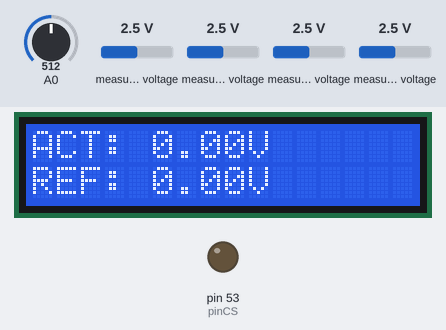
Bench run of a sketch on a simulated Arduino Mega 2560, built with avr-gcc and run on an emulated ATmega2560. Parts: 16×2 character LCD, output pins drawn as LEDs (lit = HIGH). Inputs (shaded band) come from the test bench; at power-on: A0 = 512, measured voltage 2.5 V. The local clock reads 2024-03-15 10:24:30 at power-on unless the sketch sets it; storage starts empty.

Above: at 1.2 s.
1.3 s: A0 set to 466
2.8 s: A0 set to 431
At 2.91 s:
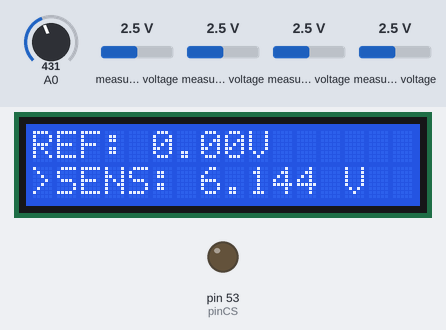
At 3.5 s:
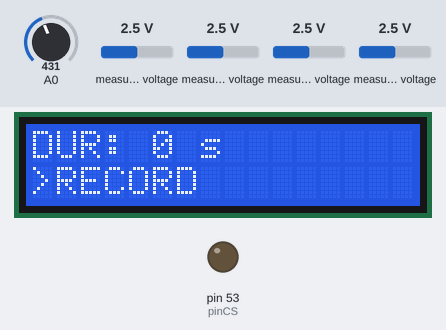
4.6 s: A0 set to 638
6.1 s: A0 set to 661
At 7.6 s:
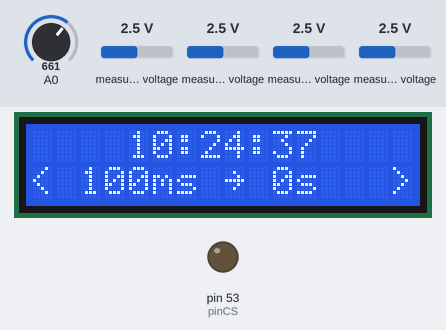
9.1 s: A0 set to 53
11.5 s: A0 set to 44
At 12.8 s:
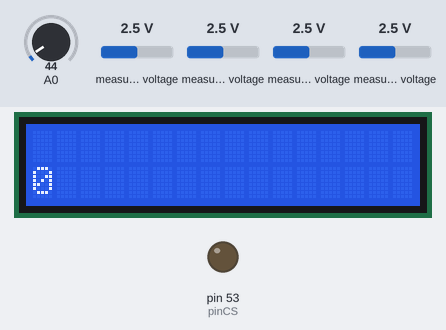
Timing chart, 0 to 14.5 s (numbered marks = the images above; inputs shaded):
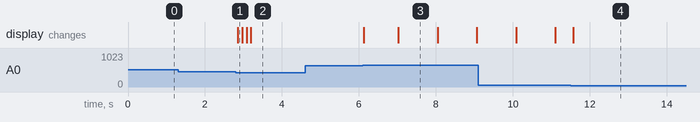

The sketch:

NDIR_Spectroscopy.ino
```cpp
#include <LiquidCrystal.h>
#include <SD.h>
#include <SPI.h>
#include <Wire.h>
#include <Adafruit_ADS1015.h>
#include "RTClib.h"
LiquidCrystal lcd(8, 9, 4, 5, 6, 7);
RTC_DS1307 rtc;


Adafruit_ADS1015 ads1015;
File myFile;
float tempACT=0; int counterMEASURE=0;
float tempREF=0;
float factor = 0.003;
float ACT;
float REF;
int timer = 0;
int lcd_key     = 0;
int adc_key_in  = 0;
int Screen1 = 0;
int Screen2 = 0;
int choice = 0;
int interval = 100;
int sensitivity = 6;
int recordKey = 0;
int duration = 0;
int startTime = 0;
int currentTime = 0;
int checker = 0;
int totalPoints = 0;
int pinCS = 53;

#define btnRIGHT  0
#define btnUP     1
#define btnDOWN   2
#define btnLEFT   3
#define btnSELECT 4
#define btnNONE   5

void setup()
{
  SD.begin();
  pinMode(pinCS, OUTPUT);
  myFile = SD.open("ACT.txt", FILE_WRITE);
  ads1015.begin();
  ads1015.setGain(GAIN_TWOTHIRDS);
  lcd.begin(16, 2);              // start the library
  //-----------------------------------------------
  if (! rtc.begin()) {
    Serial.println("Couldn't find RTC");
    while (1);
  }
  if (! rtc.isrunning()) {
    Serial.println("RTC is NOT running!");
    // following line sets the RTC to the date & time this sketch was compiled
    rtc.adjust(DateTime(F(__DATE__), F(__TIME__)));
    // This line sets the RTC with an explicit date & time, for example to set
    // January 21, 2014 at 3am you would call:
    // rtc.adjust(DateTime(2014, 1, 21, 3, 0, 0));
  //-------------------------------------------------


  }
}


// read the buttons
int read_LCD_buttons()
{
 adc_key_in = analogRead(0);      // read the value from the sensor
 // my buttons when read are centered at these valies: 0, 144, 329, 504, 741
 // we add approx 50 to those values and check to see if we are close
 if (adc_key_in > 1000) return btnNONE; // We make this the 1st option for speed reasons since it will be the most likely result
 // For V1.1 us this threshold
 if (adc_key_in < 50)   return btnRIGHT;
 if (adc_key_in < 250)  return btnUP;
 if (adc_key_in < 450)  return btnDOWN;
 if (adc_key_in < 650)  return btnLEFT;
 if (adc_key_in < 850)  return btnSELECT;
 return btnNONE;  // when all others fail, return this...
}


void gain(int sens){
  switch (sens){
    case 6: lcd.print("6.144");
    ads1015.setGain(GAIN_TWOTHIRDS); factor = 0.003;
    break;
    case 5: lcd.print("4.096");
    ads1015.setGain(GAIN_ONE); factor = 0.002;
    break;
    case 4: lcd.print("2.048");
    ads1015.setGain(GAIN_TWO); factor = 0.001;
    break;
    case 3: lcd.print("1.024");
    ads1015.setGain(GAIN_FOUR); factor = 0.0005;
    break;
    case 2: lcd.print("0.512");
    ads1015.setGain(GAIN_EIGHT); factor = 0.00025;
    break;
    case 1: lcd.print("0.256");
    ads1015.setGain(GAIN_SIXTEEN); factor = 0.000125;
    break;

}

}
void Clock(){
  DateTime now = rtc.now();
  lcd.clear();
  lcd.setCursor(4,0);
  if (now.hour() < 10){lcd.print("0"); lcd.print(now.hour());} else{lcd.print(now.hour());}
  lcd.print(":");
  if (now.minute() < 10){lcd.print("0"); lcd.print(now.minute());} else{lcd.print(now.minute());}
  lcd.print(":");
  if (now.second() < 10){lcd.print("0"); lcd.print(now.second());} else{lcd.print(now.second());}
}

void recording(){
  lcd.clear();
  myFile = SD.open("ACT.txt", FILE_WRITE);
  tempACT = 0; tempREF = 0;
  startTime = 0; currentTime = 0; checker = 0; totalPoints = 0;
  startTime = millis();
  lcd.setCursor(0,0);
  lcd.print(startTime);
  currentTime = millis();
  while ((currentTime-startTime < duration*1000)){
      currentTime = millis();
      lcd.setCursor(0,0);
      lcd.print((currentTime-startTime));
      lcd.print(" ");
      lcd.print(duration*1000);
      tempACT += ads1015.readADC_Differential_0_1() * factor;
      tempREF += ads1015.readADC_Differential_2_3() * factor;
      checker += 1;

      if (((currentTime-startTime)%interval < 10) and (checker > 10)){
        lcd.setCursor(0,1);
        lcd.print(currentTime-startTime);
        //RECORD tempACT/checker and tempREF/checker

          myFile.println(currentTime-startTime);


        tempACT = 0; tempREF = 0; checker = 0;
        totalPoints += 1;
      }
   }
  lcd.clear();
  myFile.println("  ");
  myFile.close();
  lcd.setCursor(0,1);
  lcd.print(totalPoints);
  delay(3000);
  lcd.clear();
  recordKey = 0; choice = 0;
}

void record(int key2){
  Clock();
  lcd.setCursor(0,1);
  lcd.print("< ");
  lcd.print(interval);
  lcd.print("ms ~ ");
  lcd.print(duration);
  lcd.print("s");
  lcd.setCursor(15,1);
  lcd.print(">");
  if (key2 == 3){choice = 0; recordKey = 0;}
  if (key2 == 0){recording();}
}

void Menu(int key){

if ((choice != 0) and (key == 1)){
  lcd.clear();
  choice--;
}

if ((choice != 4) and (key == 2)){
  lcd.clear();
  choice++;
}

if (choice == 0) {
lcd.setCursor(0,0);
lcd.print("ACT: ");
lcd.print(ACT);
lcd.print("V   ");
lcd.setCursor(0,1);
lcd.print("REF: ");
lcd.print(REF);
lcd.print("V   ");
}

if (choice == 1) {
lcd.setCursor(0,0);
lcd.print("REF: ");
lcd.print(REF);
lcd.print("V   ");
lcd.setCursor(0,1);
lcd.print(">SENS: ");
gain(sensitivity);
lcd.print(" V");
if ((choice == 1) and (key == 0) and (sensitivity != 6)){ sensitivity++;}
if ((choice == 1) and (key == 3) and (sensitivity != 1)){ sensitivity--;}
}

if (choice == 2) {
lcd.setCursor(0,0);
lcd.print("SENS: ");
gain(sensitivity);
lcd.print(" V");
lcd.setCursor(0,1);
lcd.print(">INTRVL: ");
lcd.print(interval);
lcd.print(" ms   ");
if ((choice == 2) and (key == 0)){ interval += 100;}
if ((choice == 2) and (key == 3) and (interval != 100)){ interval-= 100;}
}

if (choice == 3) {
lcd.setCursor(0,0);
lcd.print("INTRVL: ");
lcd.print(interval);
lcd.print(" ms   ");
lcd.setCursor(0,1);
lcd.print(">DUR: ");
lcd.print(duration);
lcd.print(" s  ");
if ((choice == 3) and (key == 0)){ duration += 5;}
if ((choice == 3) and (key == 3) and (duration != 0)){ duration-= 5;}
}

if (choice == 4) {
lcd.setCursor(0,0);
lcd.print("DUR: ");
lcd.print(duration);
lcd.print(" s");
lcd.setCursor(0,1);
lcd.print(">RECORD");
}


}


void loop()
{
 tempACT += ads1015.readADC_Differential_0_1() * factor;
 tempREF += ads1015.readADC_Differential_2_3() * factor;
  counterMEASURE += 1;
 if (counterMEASURE == 5){
  ACT = tempACT/5; REF = tempREF/5;
  tempACT = 0; tempREF = 0;
  counterMEASURE = 0;
 }
 lcd_key = read_LCD_buttons();  // read the buttons
 if ((choice == 4) and (lcd_key == 4)){recordKey = 1;}
 if ((choice == 4) and (recordKey == 1)){ record(lcd_key); timer = duration;}
 else{Menu(lcd_key);}
 delay(100);
}
```

Measured:
- the behaviour switches between 450 and 449 on A0 (found by bisection; images 0 and 1)
- the behaviour switches between 649 and 650 on A0 (found by bisection; images 2 and 3)
- the behaviour switches between 50 and 49 on A0 (found by bisection; images 3 and 4)
- after the input at 1.3 s, every drawn part: stays the same
- after the input at 2.8 s, the display: changes after 0.06 s (image 1)
- after the input at 4.6 s, every drawn part: stays the same
- after the input at 6.1 s, the display: first changes at once (image 3 shows a later state)
- after the input at 11.5 s, the display: changes after 0.07 s (image 4)
- what the display in image 3 shows lasts 1.0 s, from 7.0 s to 8.0 s
